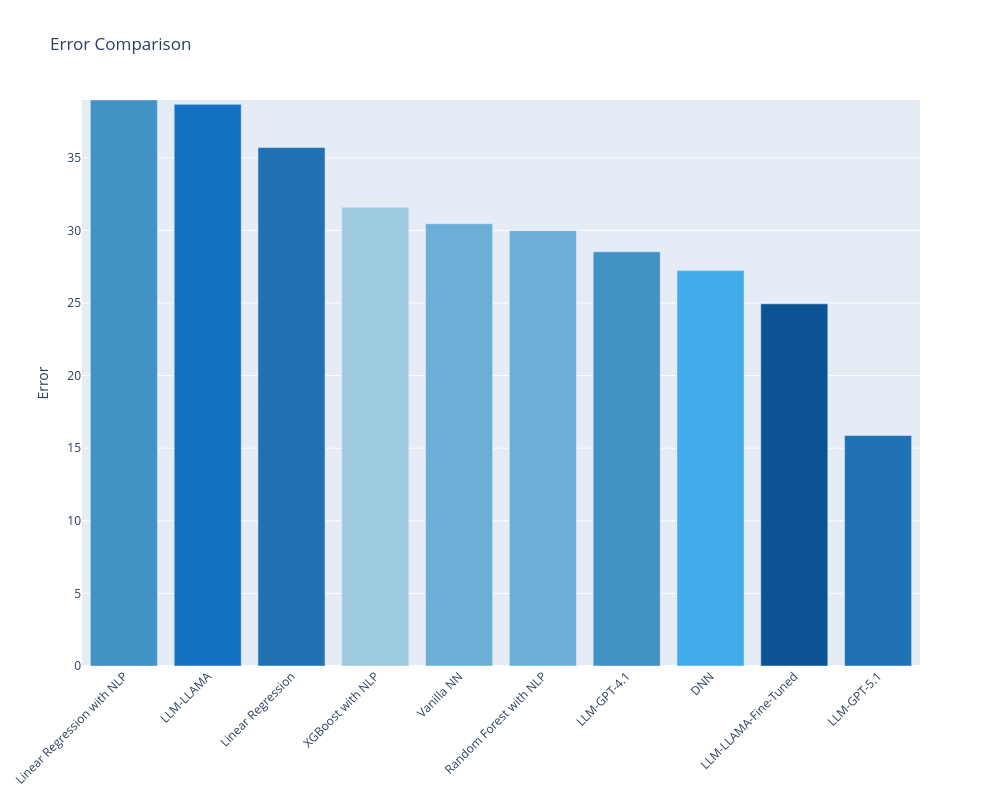

Notebook source saved alongside this figure:
### Code cell
# Comparison and final look
# Based on the results and R2 score, LLM-GPT-5.1 performed best and will lead the agentic flow as planner agent
# We will choose the best 3 models to be our combined them in one enesmeble agent
# And the best baseline model is DNN so we can select it as first ensemble model
# The second ensemble model is fine-tuned model
# The third ensemble model is RAG
import plotly.graph_objects as go
results = [
    ("Linear Regression", "#2171b5", 35.71),
    ("Linear Regression with NLP", "#4292c6", 38.98),
    ("Random Forest with NLP", "#6baed6", 29.98),
    ("XGBoost with NLP", "#9ecae1", 31.60),
    ("Vanilla NN", "#6baed6", 30.46),
    ("DNN", "#41ace9", 27.23),
    ("LLM-GPT-4.1", "#4292c6", 28.53),
    ("LLM-GPT-5.1", "#2171b5", 15.87),
    ("LLM-LLAMA", "#1471c3", 38.68), 
    ("LLM-LLAMA-Fine-Tuned", "#0b5392", 24.94),
    ("RAG", "#032e54", )
]
results_sorted = sorted(results, key=lambda x: x[2], reverse=True)
labels, colors, values = zip(*results_sorted)
fig = go.Figure(go.Bar(x=labels, y=values, marker_color=colors))
fig.update_layout(
    title="Error Comparison",
    yaxis=dict(range=[0, max(values)], title="Error"),
    xaxis=dict(tickangle=-45),
    width=1000,
    height=800
)
fig.show()

### Figure 1 — Plotly figure (JSON) as saved in the notebook; plotly's stock layout.template omitted (floating-point values rounded to 4 significant figures)
{"data": [{"marker": {"color": ["#4292c6", "#1471c3", "#2171b5", "#9ecae1", "#6baed6", "#6baed6", "#4292c6", "#41ace9", "#0b5392", "#2171b5"]}, "type": "bar", "x": ["Linear Regression with NLP", "LLM-LLAMA", "Linear Regression", "XGBoost with NLP", "Vanilla NN", "Random Forest with NLP", "LLM-GPT-4.1", "DNN", "LLM-LLAMA-Fine-Tuned", "LLM-GPT-5.1"], "y": [38.98, 38.68, 35.71, 31.6, 30.46, 29.98, 28.53, 27.23, 24.94, 15.87]}], "layout": {"height": 800, "title": {"text": "Error Comparison"}, "width": 1000, "xaxis": {"tickangle": -45}, "yaxis": {"range": [0, 38.98], "title": {"text": "Error"}}}}
